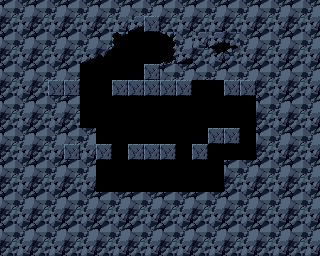

A level layout from a 2D game, rendered from its tile map. Below: a short description, then the map file with tile-grid data replaced by summaries:
An orthogonal 20x16 tile map with 16x16 px tiles, 2 tile layers (background, Tile Layer 1).

<map version="1.0" orientation="orthogonal" renderorder="right-down" width="20" height="16" tilewidth="16" tileheight="16" nextobjectid="1">
 <tileset firstgid="1" name="PrtCave" tilewidth="16" tileheight="16" tilecount="80">
  <image source="../tilesets/PrtCave.png" width="256" height="80" />
 </tileset>
 <layer name="background" width="20" height="16">
  <data>[320 cells, 320 non-empty, 14 distinct tile ids]</data>
 </layer>
 <layer name="Tile Layer 1" width="20" height="16">
  <data>[320 cells, 18 non-empty, 1 distinct tile ids]</data>
 </layer>
</map>